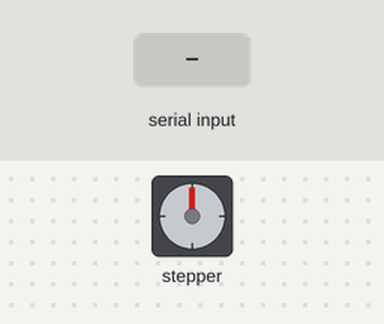
A sketch run on a simulated Arduino Uno, built with avr-gcc and run on an emulated ATmega328P. On the bench: stepper motor. The test bench sets the inputs (shaded band). Stepper angles assume 2048 steps per turn; what the sketch prints to the serial monitor is not drawn.

Above: at 1.2 s.
1.3 s: "5\n" received over Serial
At 2.8 s:
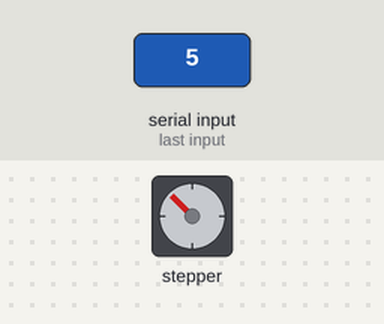
At 6.3 s:
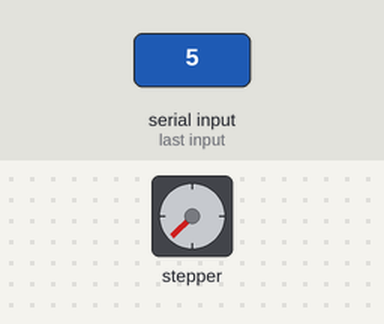
Timing chart, 0 to 13.0 s (numbered marks = the images above; inputs shaded):
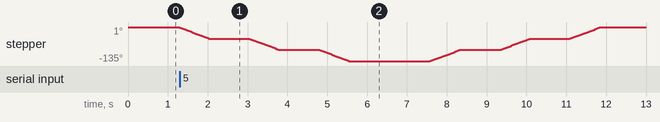

Measured:
- after the input at 1.3 s, stepper: turns 45° counter-clockwise in 0.73 s, then 45° counter-clockwise in 0.73 s, then 45° counter-clockwise in 0.73 s, then 45° clockwise in 0.74 s, and so on

The sketch:

Rotation_of_circular_compartment.ino
```cpp
#include <Stepper.h>

int motorSpeed = 10;
Stepper myStepper(2048, 8, 10, 9, 11);

void setup() {
  // put your setup code here, to run once:
  myStepper.setSpeed(motorSpeed);
  Serial.begin(9600);

}

void loop() {
  // put your main code here, to run repeatedly:
  int number; // Variable to store the user's number
  int count;
  int c,c2,c1; // Variable to store the calculation result

  Serial.println("Please enter the compartment number: "); // Prompt the user for input

  while (!Serial.available()) {
    // Wait until the user enters a number
  }

  // Read the number entered by the user
  number = Serial.parseInt();

  c = 4 - number;
  if (c > 0) {
    count = number;
   c2=count;
    while (count > 0) {
      myStepper.step(256);
      delay(1000);
      count = count - 1;
    }
    while (c2 > 0) {
      myStepper.step(-256);
      delay(1000);
      c2= c2 - 1;
    }

  }
  else {
    count = 8 - number;
   c1=count;
    while (count > 0) {
      myStepper.step(-256);
      delay(1000);
      count = count - 1;
    }
delay(1000);
while(c1>0)
{
      myStepper.step(256);
      delay(1000);
      c1= c1- 1;
}
  }

  // Perform any further operations with the number as needed

  delay(1000);
}
```
